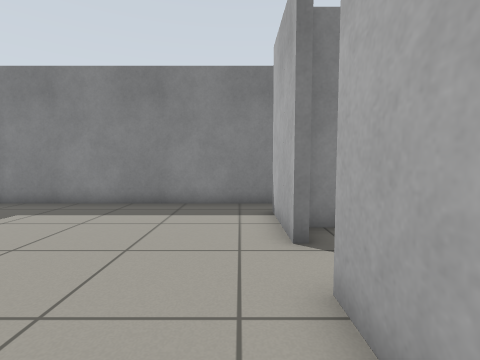
view 1 (above)

16 first-person views from a walk through a robot-simulator world made for Gazebo. The camera is 0.78 m above the floor, tilts 4° down and sees 85° across. The floor is counted in squares, 0.5 m on a side. Each view is taken from the middle of a square. On the plan, view 1 faces up. The plan holds only what a view shows up to about 14 squares ahead; the rest is blank.

view 2
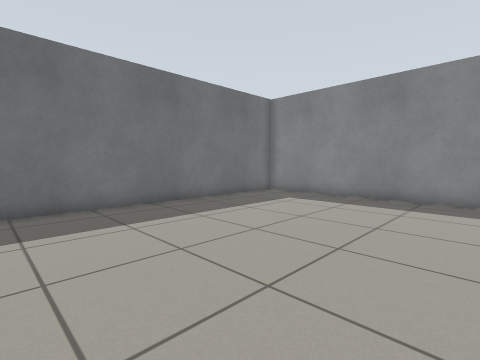

view 3
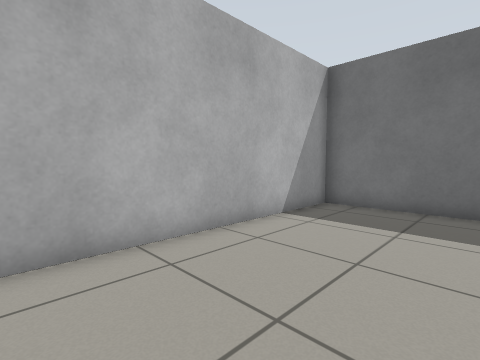

view 4
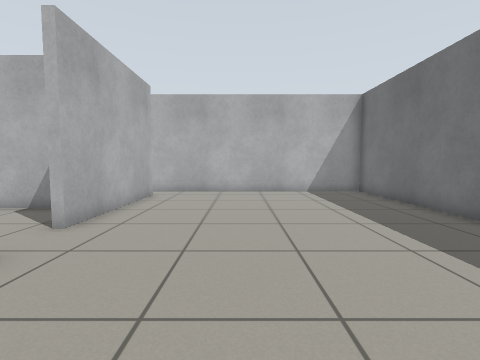

view 5
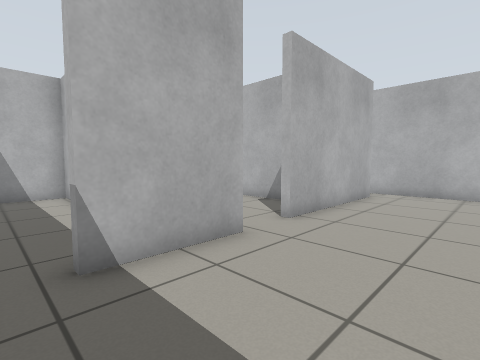

view 6
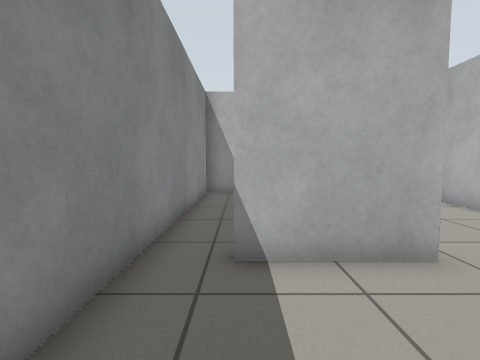

view 7
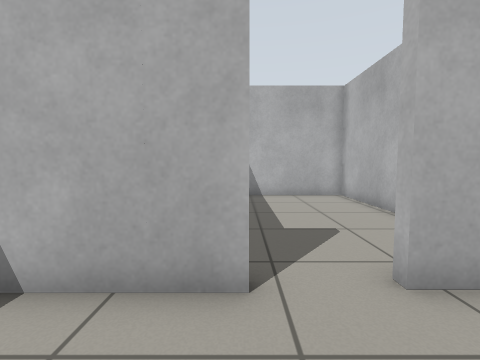

view 8
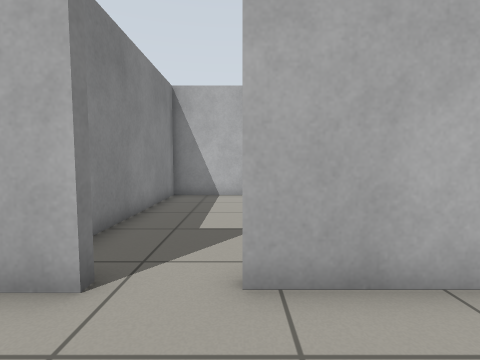

view 9
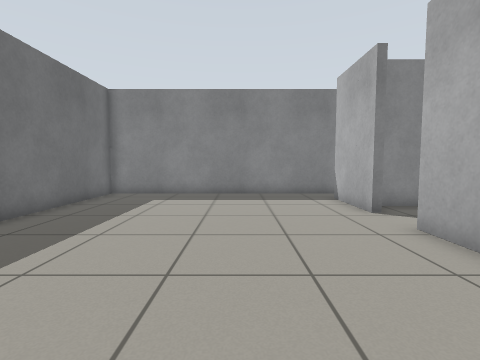

view 10
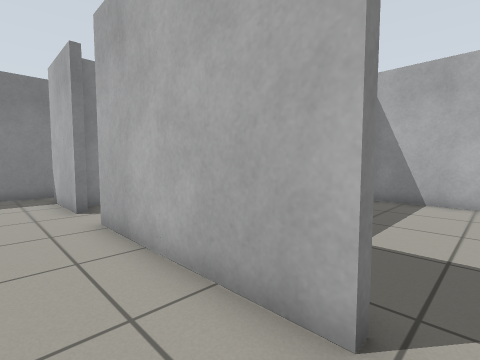

view 11
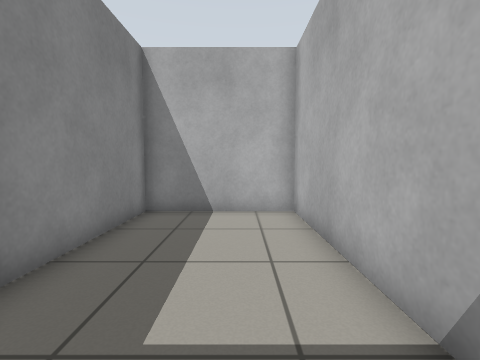

view 12
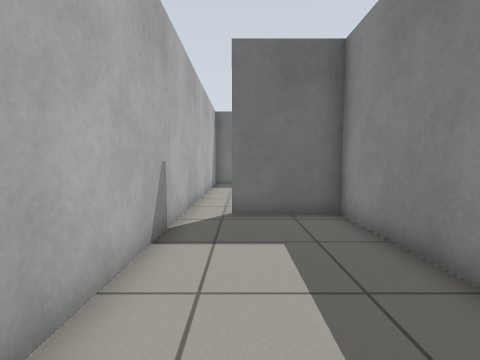

view 13
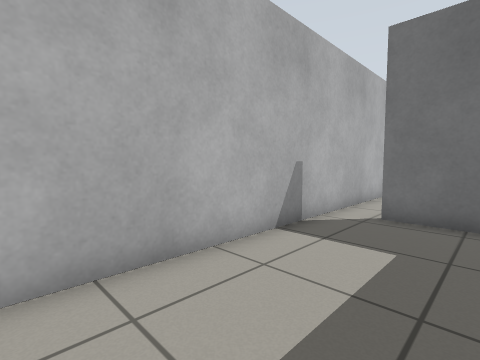

view 14
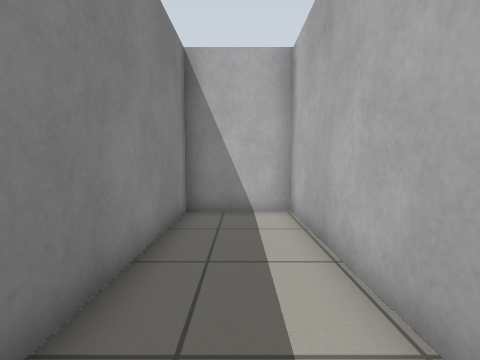

view 15
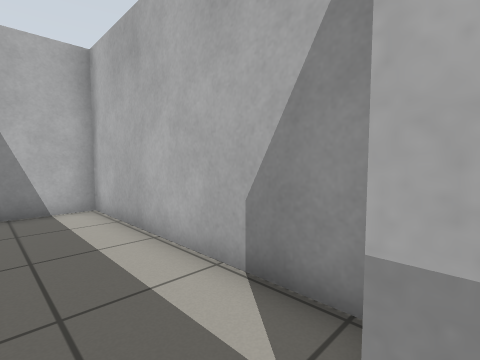

view 16
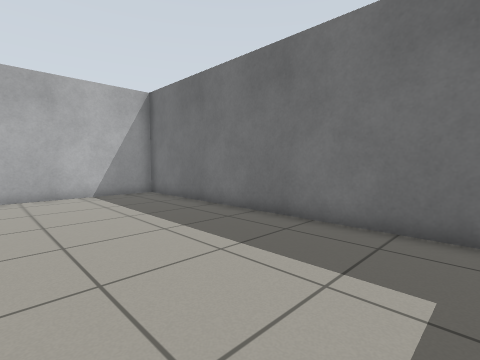

### Floor plan
Ten units are one square. View 1 is at (0, 0); x grows to the right and y downward. Boxes are objects, and circles mark ways between rooms. Rooms are numbered by the first view taken in them; rooms with no view inside come last. Other rooms are left out.
<svg viewBox="-98 -102 204 154">
<path fill="none" stroke="#000" d="M11 -49 11 -81M11 32 11 -30 15 -30M14 -97 -93 -97 -93 47 4 47M4 47 101 47 101 0 14 0 14 32 11 32M19 -64 101 -64 101 -97 14 -97M32 -3 101 -3 101 -61 16 -61"/>
<circle cx="10" cy="40" r="3" fill="#2a7"/>
<circle cx="10" cy="-90" r="3" fill="#2a7"/>
<circle cx="10" cy="-35" r="3" fill="#2a7"/>
<text x="-40" y="-30">1</text>
<text x="50" y="30">2</text>
<text x="50" y="-80">3</text>
<text x="50" y="-30">4</text>
</svg>
Room 1 opens to room 2. Room 1 opens to room 3. Room 1 opens to room 4.

Where each view was taken, in squares from view 1:
view 1: 0 up, 0 right, facing up
view 2: 2 down, 0 right, facing up-left
view 3: 0 up, 0 right, facing down-left
view 4: 9 up, 3 left, facing down
view 5: 9 up, 3 left, facing down-right
view 6: 8 up, 3 left, facing right
view 7: 5 up, 2 left, facing right
view 8: 3 up, 2 left, facing right
view 9: 3 down, 3 left, facing up
view 10: 4 down, 1 left, facing up-right
view 11: 3 down, 2 right, facing right
view 12: 3 down, 9 right, facing left
view 13: 1 down, 9 right, facing down-left
view 14: 8 up, 2 right, facing right
view 15: 9 up, 1 right, facing down-right
view 16: 8 up, 3 left, facing down-left
